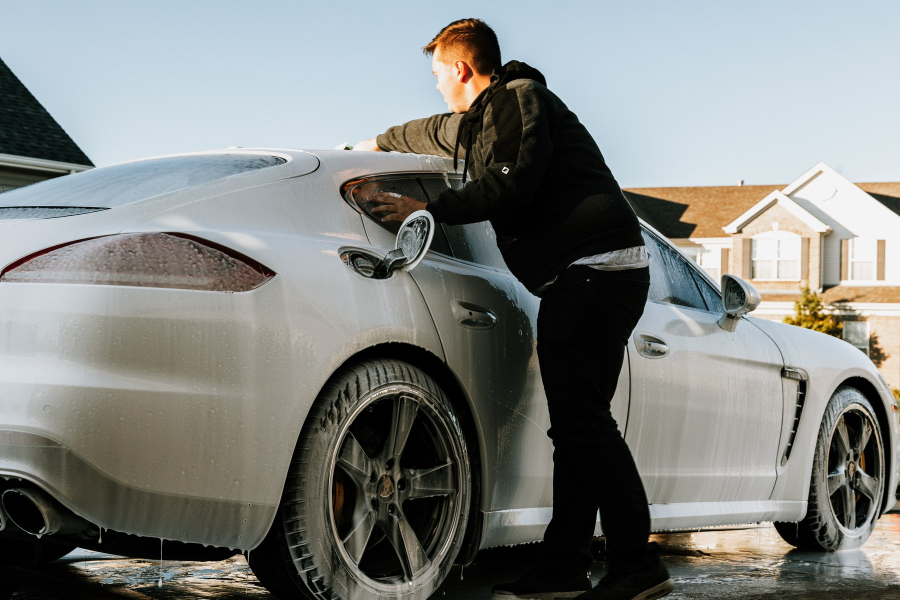
#> input picture src/assets/blog/how-often-should-you-detail-your-car.jpg, 1800 x 1200 px, given as the content of the folder ../src/assets/blog/how-often-should-you-detail-your-car.jpg, which was not available (shown at 1/2 size)
$ python curate.py ../src/assets/blog/how-often-should-you-detail-your-car.jpg
#> lines starting #> are read from the running program, lines starting #| are printed output that depends on the picture; after the words box and inside, x2 and y2 are one past the last pixel; in counts of white or black regions, pixels touching at a corner belong together; pictures that were not available may be replaced by others from this repository, and a replacement may not be noted
#!/usr/bin/env python3
"""
Score a folder of photographs, reject the weak ones, and grade the keepers.

Built for the Instagram row on the site. Jacob photographs good cars badly:
phone shots that are soft, flat, under-exposed or heavily colour-cast. Posting
the feed verbatim would put those on the site, so everything is scored first
and only what clears the bar is published — then given the same treatment the
video grade gets, so the row looks like one body of work rather than a
camera roll.

Nothing here is a subjective "is this a nice picture" judgement. Every measure
is something you can check, and every rejection says which measure failed.

    tools/.venv/bin/python tools/curate.py <src-dir> --out <dir> --top 4

Ordinarily the source is the Instagram feed; see fetch_instagram.py. Any folder
works, which is how it is tested against the archive.
"""

from __future__ import annotations

import argparse
import json
import math
from dataclasses import dataclass, asdict, field
from pathlib import Path

import numpy as np
from PIL import Image, ImageEnhance, ImageOps

# Anything below these is rejected outright. Tuned against the archive so that
# the known-bad frames fail and the shoot frames pass.
MIN_EDGE = 900          # px on the short side
MIN_SHARPNESS = 55.0    # variance of Laplacian, on a 1024px-normalised frame
MIN_CONTRAST = 26.0     # std dev of luminance

# Blown highlights are unrecoverable; crushed blacks are a style. Car
# photography lives in deep shadow on purpose, so the two are judged apart
# rather than added together.
MAX_BLOWN = 0.035
MAX_CRUSHED = 0.42

# Cast is measured only across near-neutral pixels. Measured across the whole
# frame, a blue van reads as a blue cast and gets thrown out for being blue.
MAX_CAST = 30.0

SUPPORTED = {".jpg", ".jpeg", ".png", ".webp"}


@dataclass
class Measures:
    width: int
    height: int
    short_edge: int
    sharpness: float
    contrast: float
    blown: float
    crushed: float
    cast: float
    neutral_px: float
    mean_luma: float


@dataclass
class Verdict:
    name: str
    ok: bool
    score: float
    reasons: list[str] = field(default_factory=list)
    measures: Measures | None = None


def _luma(arr: np.ndarray) -> np.ndarray:
    return arr[..., 0] * 0.299 + arr[..., 1] * 0.587 + arr[..., 2] * 0.114


def _laplacian_variance(grey: np.ndarray) -> float:
    """Focus measure. A blurred frame has little high-frequency energy."""
    lap = (
        -4.0 * grey[1:-1, 1:-1]
        + grey[:-2, 1:-1]
        + grey[2:, 1:-1]
        + grey[1:-1, :-2]
        + grey[1:-1, 2:]
    )
    return float(lap.var())


def measure(path: Path) -> Measures:
    img = ImageOps.exif_transpose(Image.open(path)).convert("RGB")
    w, h = img.size

    # Normalise before measuring focus, or big files always look sharper.
    probe = img.copy()
    probe.thumbnail((1024, 1024), Image.LANCZOS)
    arr = np.asarray(probe, dtype=np.float64)
    grey = _luma(arr)

    blown = float((grey >= 251).mean())
    crushed = float((grey <= 4).mean())

    # Near-neutral pixels only: low channel spread relative to their own
    # brightness, and not sitting at either end of the range.
    flat = arr.reshape(-1, 3)
    spread = flat.max(axis=1) - flat.min(axis=1)
    lum = flat.mean(axis=1)
    neutral = (spread < np.maximum(lum * 0.22, 12)) & (lum > 25) & (lum < 235)
    neutral_frac = float(neutral.mean())
    if neutral.sum() > 500:
        means = flat[neutral].mean(axis=0)
        cast = float(means.max() - means.min())
    else:
        # Not enough neutral reference to judge; do not reject on it.
        cast = 0.0

    return Measures(
        width=w,
        height=h,
        short_edge=min(w, h),
        sharpness=round(_laplacian_variance(grey), 2),
        contrast=round(float(grey.std()), 2),
        blown=round(blown, 4),
        crushed=round(crushed, 4),
        cast=round(cast, 2),
        neutral_px=round(neutral_frac, 3),
        mean_luma=round(float(grey.mean()), 2),
    )


def judge(name: str, m: Measures) -> Verdict:
    reasons: list[str] = []
    if m.short_edge < MIN_EDGE:
        reasons.append(f"too small ({m.short_edge}px short edge)")
    if m.sharpness < MIN_SHARPNESS:
        reasons.append(f"soft (focus {m.sharpness:.0f})")
    if m.blown > MAX_BLOWN:
        reasons.append(f"blown highlights ({m.blown * 100:.0f}%)")
    if m.crushed > MAX_CRUSHED:
        reasons.append(f"crushed to black ({m.crushed * 100:.0f}%)")
    if m.contrast < MIN_CONTRAST:
        reasons.append(f"flat (contrast {m.contrast:.0f})")
    if m.cast > MAX_CAST:
        reasons.append(f"colour cast on neutrals ({m.cast:.0f})")
    if m.mean_luma > 215:
        reasons.append(f"over-exposed (mean {m.mean_luma:.0f})")

    # Rank survivors on the things that survive a grade: detail and resolution.
    # Contrast and cast are recoverable, so they carry little weight.
    score = (
        min(m.sharpness / 320.0, 1.0) * 58
        + min(m.contrast / 70.0, 1.0) * 18
        + min(m.short_edge / 2000.0, 1.0) * 16
        + (1.0 - min(m.cast / MAX_CAST, 1.0)) * 8
        - min(m.blown / MAX_BLOWN, 1.0) * 10
    )
    return Verdict(name=name, ok=not reasons, score=round(score, 1), reasons=reasons, measures=m)


def grade(path: Path, out: Path, size: int = 1600) -> None:
    """
    The same intent as the video grade: neutralise the cast, then add contrast.
    Deliberately restrained — the aim is a consistent set, not a filter.
    """
    img = ImageOps.exif_transpose(Image.open(path)).convert("RGB")
    img.thumbnail((size, size), Image.LANCZOS)
    arr = np.asarray(img, dtype=np.float64)

    # White balance on bright pixels, which are closer to true neutral than the
    # whole-frame average when a car fills most of the frame.
    grey = _luma(arr)
    bright = grey >= np.percentile(grey, 80)
    if bright.sum() > 64:
        ref = arr[bright].mean(axis=0)
        target = ref.mean()
        arr *= np.clip(target / np.maximum(ref, 1.0), 0.82, 1.22)

    # Per-channel levels off the 0.5/99.5 percentiles, so one bright highlight
    # cannot decide the whole black point.
    lo = np.percentile(arr, 0.5, axis=(0, 1))
    hi = np.percentile(arr, 99.5, axis=(0, 1))
    arr = (arr - lo) * (255.0 / np.maximum(hi - lo, 1.0))
    arr = np.clip(arr, 0, 255)

    # Gentle S-curve for depth without crushing detail.
    x = arr / 255.0
    arr = (x + 0.16 * np.sin(2 * math.pi * x) / (2 * math.pi)) * 255.0
    out_img = Image.fromarray(np.clip(arr, 0, 255).astype(np.uint8))

    out_img = ImageEnhance.Color(out_img).enhance(1.10)
    out_img = ImageEnhance.Sharpness(out_img).enhance(1.35)
    out.parent.mkdir(parents=True, exist_ok=True)
    out_img.save(out, quality=88, optimize=True, progressive=True)


def main() -> None:
    ap = argparse.ArgumentParser(description=__doc__)
    ap.add_argument("src", type=Path)
    ap.add_argument("--out", type=Path, default=Path("tools/curated"))
    ap.add_argument("--top", type=int, default=4)
    ap.add_argument("--report", type=Path, default=None)
    args = ap.parse_args()

    files = sorted(p for p in args.src.rglob("*") if p.suffix.lower() in SUPPORTED and not p.name.startswith("."))
    verdicts = [judge(p.name, measure(p)) for p in files]
#> in measure, img is the input picture: PIL image 1800x1200 RGB; mean R, G, B 128.4, 131.1, 128.1
#> in measure, `probe.thumbnail((1024, 1024), Image.LANCZOS)`:
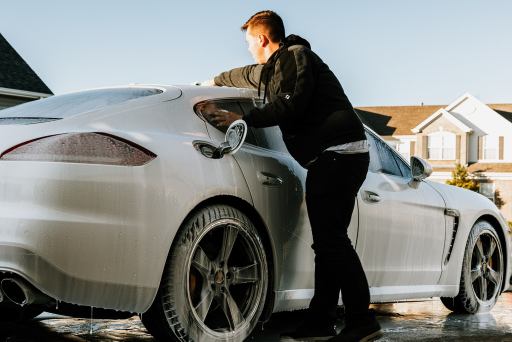
#> probe: PIL image 1024x683 RGB (shown at 1/2 size); mean R, G, B 128.4, 131.1, 128.1
#> in _luma, `return arr[..., 0] * 0.299 + arr[..., 1] * 0.587 + arr[..., 2] * 0.114`:
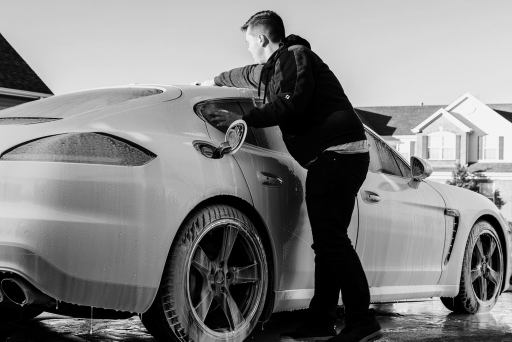
#> returned value: shape (683, 1024) float64 (shown at 1/2 size); min 0, max 254, mean 130
#> in measure, `blown = float((grey >= 251).mean())`: blown = 1e-05
#> in measure, `crushed = float((grey <= 4).mean())`: crushed = 0.12
#> in measure, `neutral_frac = float(neutral.mean())`: neutral_frac = 0.645
#> in measure, `means = flat[neutral].mean(axis=0)`: means = [166.4, 172.8, 173.2]
#> in measure, `cast = float(means.max() - means.min())`: cast = 6.85
#> in _laplacian_variance, `lap = ( -4.0 * grey[1:-1, 1:-1] + grey[:-2, 1:-1] + grey[2:, 1:-1] + g..`:
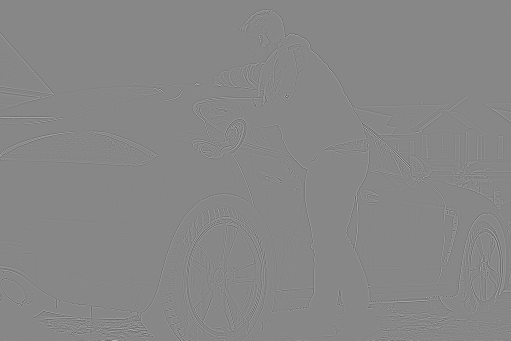
#> lap: shape (681, 1022) float64 (shown at 1/2 size); min -502.2, max 443.8, mean 0; drawn with min black and max white
#> in judge, `reasons: list[str] = []`: reasons = []
#> verdicts = 1 item
    by_name = {p.name: p for p in files}

    passed = sorted((v for v in verdicts if v.ok), key=lambda v: -v.score)
#> passed = 1 item
    failed = [v for v in verdicts if not v.ok]
#> failed = []

    print(f"scanned {len(verdicts)}  ·  passed {len(passed)}  ·  rejected {len(failed)}\n")
#| scanned 1  ·  passed 1  ·  rejected 0
    print("TOP OF THE PASS LIST")
    for v in passed[: args.top]:
        m = v.measures
        print(f"  {v.score:5.1f}  {v.name:32s} focus {m.sharpness:6.0f}  contrast {m.contrast:5.1f}  cast {m.cast:5.1f}  blown {m.blown*100:4.1f}%")
#> this loop made 1 pass
#|    91.8  how-often-should-you-detail-your-car.jpg focus    878  contrast  80.7  cast   6.8  blown  0.0%

    print("\nREJECTED")
    for v in sorted(failed, key=lambda v: v.name)[:14]:
        print(f"         {v.name:34s} {'; '.join(v.reasons)}")
#> this loop made 0 passes
    if len(failed) > 14:
        print(f"         … and {len(failed) - 14} more")

    args.out.mkdir(parents=True, exist_ok=True)
    for i, v in enumerate(passed[: args.top], 1):
        grade(by_name[v.name], args.out / f"{i:02d}-{Path(v.name).stem}.jpg")
#> in grade, `bright = grey >= np.percentile(grey, 80)`:
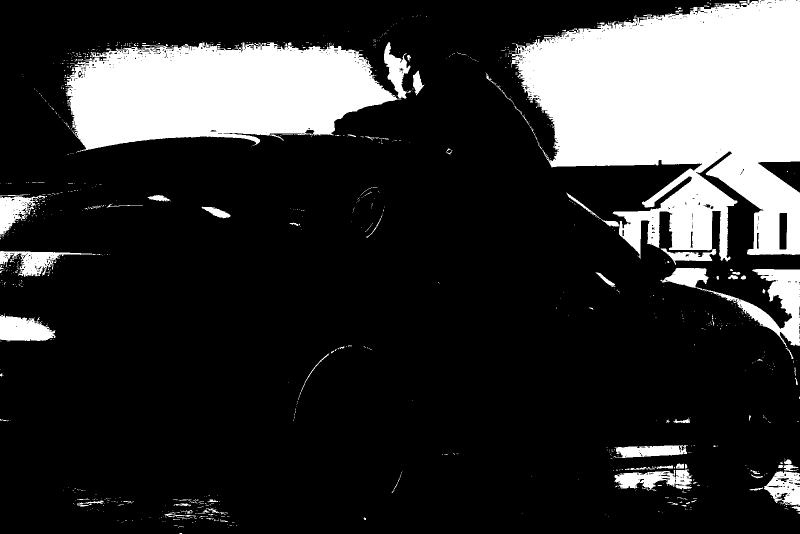
#> bright: shape (1067, 1600) bool (shown at 1/2 size); 20.1% white; 1002 white regions (917 under 20 px), largest, box (x1, y1, x2, y2) and area: (1023, 0, 1600, 523) 194111, (131, 85, 803, 305) 103654, (1321, 536, 1600, 695) 11423
#> in grade, `ref = arr[bright].mean(axis=0)`: ref = [212.8, 222.3, 227.7]
#> in grade, `target = ref.mean()`: target = 220.9
#> in grade, `lo = np.percentile(arr, 0.5, axis=(0, 1))`: lo = [0, 0, 0]
#> in grade, `hi = np.percentile(arr, 99.5, axis=(0, 1))`: hi = [254.4, 242.5, 236.7]
    print(f"\ngraded {min(args.top, len(passed))} into {args.out}/")
#| graded 1 into tools/curated/

    if args.report:
        args.report.write_text(json.dumps([asdict(v) for v in verdicts], indent=2))
        print(f"report written to {args.report}")


if __name__ == "__main__":
    main()

$ run again, on src/assets/photos/aventador-doors-up.jpg
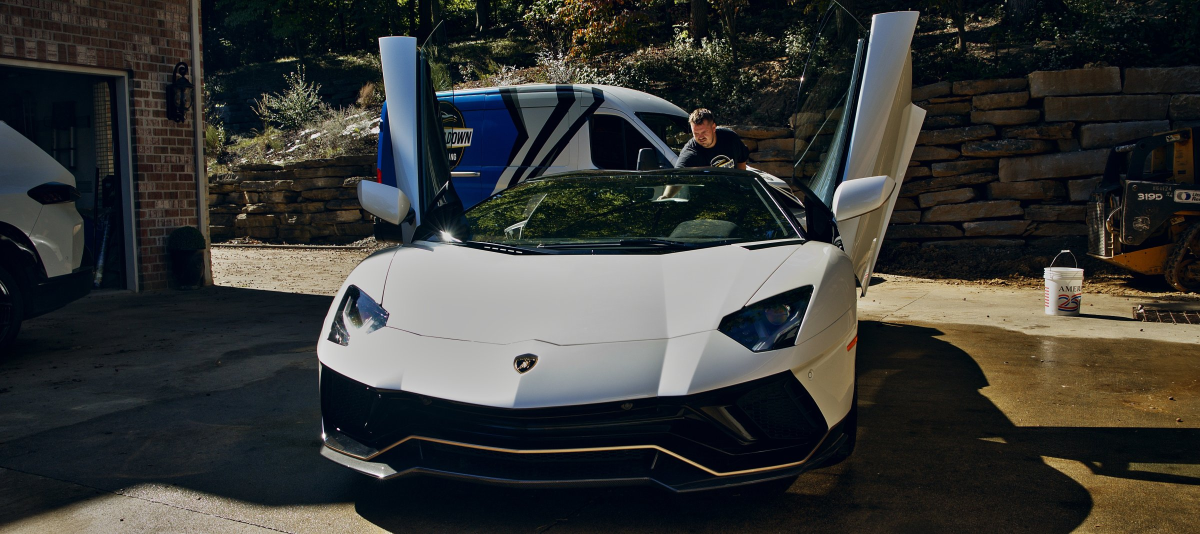
#> input picture src/assets/photos/aventador-doors-up.jpg, 2400 x 1068 px, given as the content of the folder ../src/assets/photos/aventador-doors-up.jpg, which was not available (shown at 1/2 size)
#> in measure, img is the input picture: PIL image 2400x1068 RGB; mean R, G, B 55.5, 56.4, 54.2
#> blown = 3.43e-05
#> crushed = 0.0394
#> neutral_frac = 0.255
#> means = [113.3, 113.9, 111.6]
#> cast = 2.31
#> reasons = []
#> verdicts = 1 item
#> failed = []
#| scanned 1  ·  passed 1  ·  rejected 0
#> the loop in main, `for v in passed[: args.top]:` made 1 pass
#|    89.1  aventador-doors-up.jpg           focus   1702  contrast  59.2  cast   2.3  blown  0.0%
#> img: PIL image 1600x712 RGB
#> in grade, `bright = grey >= np.percentile(grey, 80)`:
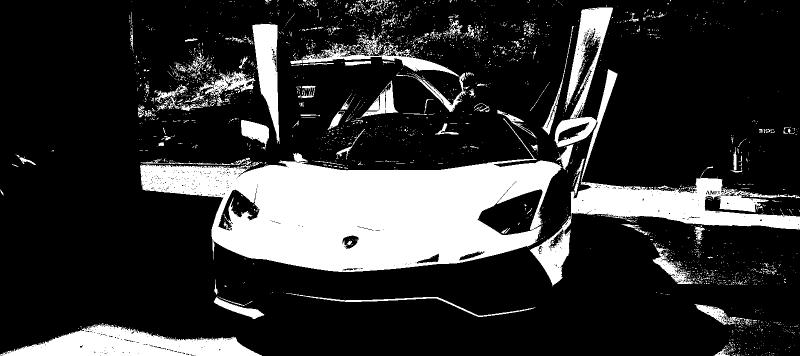
#> bright: shape (712, 1600) bool (shown at 1/2 size); 20% white; 2741 white regions (2576 under 20 px), largest, box (x1, y1, x2, y2) and area: (280, 237, 1125, 544) 122162, (1059, 15, 1600, 573) 40733, (0, 646, 524, 712) 18475
#> ref = [166.1, 163, 153.6]
#> target = 160.9
#> lo = [0, 0.987, 1.05]
#> hi = [202.4, 203.3, 213.8]
#> in grade, `arr = np.clip(arr, 0, 255)`:
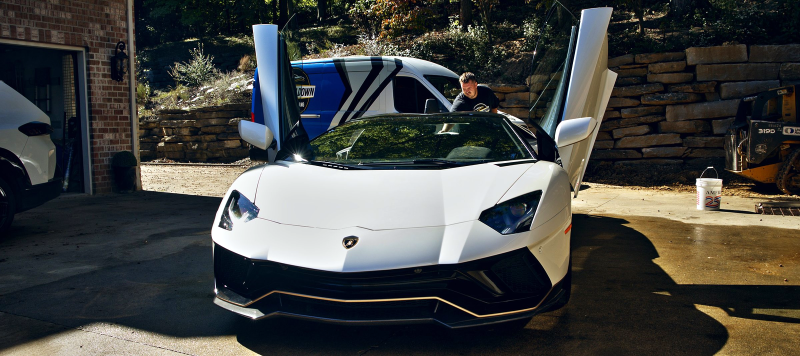
#> arr: shape (712, 1600, 3) float64 (shown at 1/2 size); mean R, G, B 67.7, 68.9, 66.7
#| graded 1 into tools/curated/
